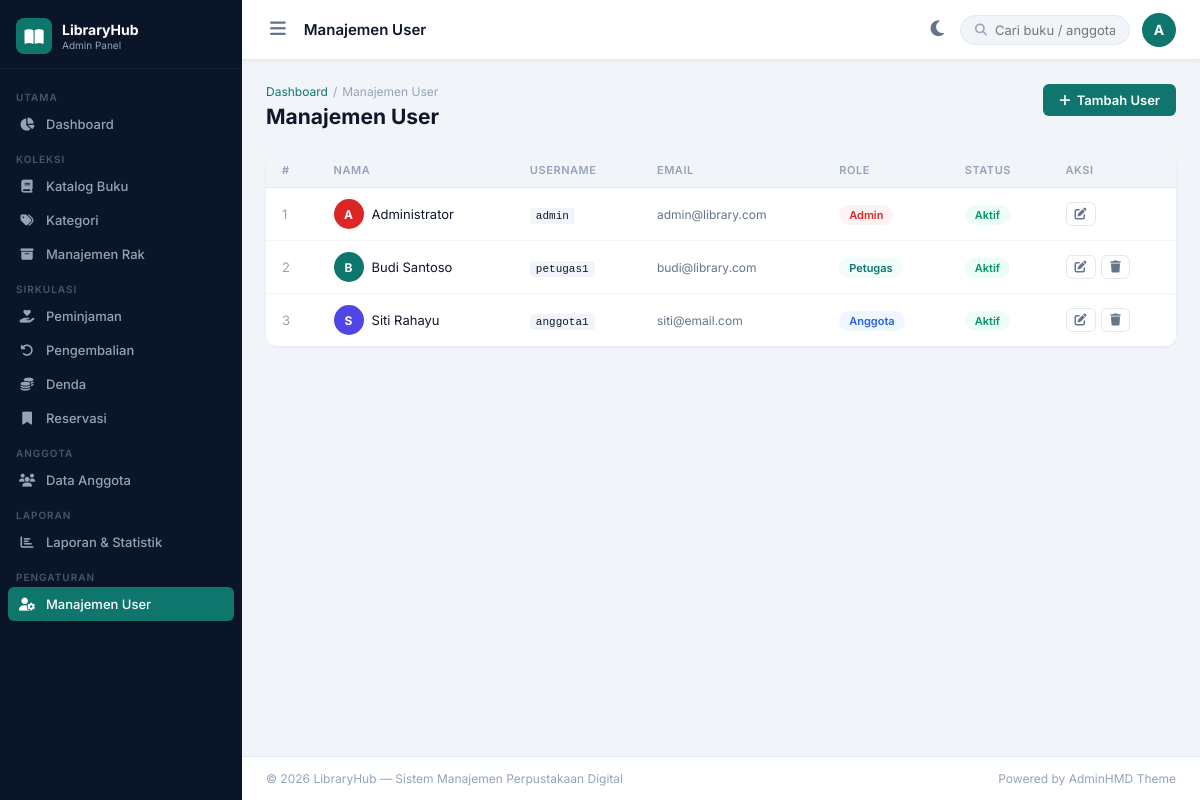
The page /pages/users.php (signed in) on the database its author committed.
### tables this page shows
CREATE TABLE users (
    id INT AUTO_INCREMENT PRIMARY KEY,
    nama VARCHAR(100) NOT NULL,
    username VARCHAR(50) NOT NULL UNIQUE,
    password VARCHAR(255) NOT NULL,
    email VARCHAR(100),
    no_hp VARCHAR(20),
    role ENUM('admin','petugas','anggota') DEFAULT 'anggota',
    foto VARCHAR(255),
    status ENUM('aktif','nonaktif') DEFAULT 'aktif',
    created_at TIMESTAMP DEFAULT CURRENT_TIMESTAMP
);

### includes/auth.php (called while the page is built, shortened)
<?php
function currentUser(): array {
    return ['id'=>$_SESSION['user_id']??null,'nama'=>$_SESSION['user_nama']??'','role'=>$_SESSION['user_role']??''];
}
function e(mixed $s): string { return htmlspecialchars((string)$s, ENT_QUOTES, 'UTF-8'); }

### pages/users.php (the view, shortened to what this page needs)
<?php
require_once __DIR__.'/../includes/header.php';
$db=getDB();
$rows=$db->query("SELECT * FROM users ORDER BY created_at DESC")->fetchAll();
?>
<div class="page-header">
  <div><div class="breadcrumb"><a href="../index.php">Dashboard</a><span class="sep">/</span> Manajemen User</div>
  <h1 class="page-title">Manajemen User</h1></div>
  <button class="btn btn-primary" onclick="openModal()"><i class="fas fa-plus"></i> Tambah User</button>
</div>
<div class="card">
  <div class="table-wrap">
    <table class="data-table">
      <thead><tr><th>#</th><th>Nama</th><th>Username</th><th>Email</th><th>Role</th><th>Status</th><th>Aksi</th></tr></thead>
      <tbody>
        <?php foreach($rows as $i=>$u): ?>
        <tr>
          <td style="color:var(--muted)"><?=$i+1?></td>
          <td><div class="avatar-cell"><div class="mini-avatar" style="background:<?=$u['role']==='admin'?'#dc2626':($u['role']==='petugas'?'#0f766e':'#4f46e5')?>"><?=strtoupper(substr($u['nama'],0,1))?></div><?=e($u['nama'])?></div></td>
          <td><code><?=e($u['username'])?></code></td>
          <td style="font-size:12px;color:var(--text2)"><?=e($u['email']??'-')?></td>
          <td><span class="chip <?=$u['role']==='admin'?'chip-red':($u['role']==='petugas'?'chip-teal':'chip-blue')?>"><?=ucfirst($u['role'])?></span></td>
          <td><span class="status-badge <?=$u['status']==='aktif'?'sb-ok':'sb-gray'?>"><?=ucfirst($u['status'])?></span></td>
          <td style="white-space:nowrap">
            <button class="icon-btn" onclick="editUser(<?=$u['id']?>,'<?=e(addslashes($u['nama']))?>','<?=e(addslashes($u['username']))?>','<?=e(addslashes($u['email']??''))?>','<?=$u['role']?>','<?=$u['status']?>')"><i class="fas fa-edit"></i></button>
            <?php if($u['id']!=currentUser()['id']): ?>
            <form method="POST" style="display:inline" onsubmit="return confirm('Hapus user ini?')"><button type="submit" class="icon-btn danger"><i class="fas fa-trash"></i></button></form>
            <?php endif; ?>
          </td>
        </tr>
        <?php endforeach; ?>
      </tbody>
    </table>
  </div>
</div>
<?php require_once __DIR__.'/../includes/footer.php'; ?>

### assets/css/style.css (style rules this page uses)
*, *::before, *::after { box-sizing: border-box; margin: 0; padding: 0; }
:root { --primary: #0f766e; --primary-light: #14b8a6; --primary-dark: #0d5c57; --sidebar-bg: #0a1628; --sidebar-hover: #112240; --sidebar-active: #0f766e; --sidebar-text: #94a3b8; --sidebar-dim: #475569; --bg: #f1f5f9; --card: #fff; --topbar: #fff; --text: #0f172a; --text2: #64748b; --muted: #94a3b8; --border: #e2e8f0; --shadow: 0 1px 3px rgba(0, 0, 0, 0.06); --shadow-md: 0 4px 12px rgba(0, 0, 0, 0.08); --sidebar-w: 242px; --topbar-h: 60px; --r: 10px; --r-sm: 6px; }
html { font-size: 14px; }
body { font-family: "Inter", sans-serif; background: var(--bg); color: var(--text); display: flex; min-height: 100vh; overflow-x: hidden; }
.page-header { display: flex; align-items: flex-start; justify-content: space-between; margin-bottom: 24px; gap: 12px; flex-wrap: wrap; }
.page-title { font-size: 21px; font-weight: 700; }
.breadcrumb { display: flex; align-items: center; gap: 5px; font-size: 12px; color: var(--muted); margin-bottom: 5px; }
.breadcrumb a { color: var(--primary); text-decoration: none; }
.breadcrumb .sep { color: var(--muted); }
.btn { display: inline-flex; align-items: center; gap: 6px; padding: 8px 16px; border-radius: var(--r-sm); font-size: 13px; font-weight: 600; cursor: pointer; border: none; transition: all 0.15s; text-decoration: none; font-family: inherit; }
.btn-primary { background: var(--primary); color: #fff; }
.card { background: var(--card); border-radius: var(--r); box-shadow: var(--shadow); overflow: hidden; margin-bottom: 20px; }
.table-wrap { overflow-x: auto; }
.data-table { width: 100%; border-collapse: collapse; font-size: 13px; }
.data-table th { text-align: left; font-weight: 600; font-size: 11px; text-transform: uppercase; letter-spacing: 0.05em; color: var(--muted); padding: 10px 16px; border-bottom: 1px solid var(--border); background: var(--bg); white-space: nowrap; }
.data-table td { padding: 11px 16px; border-bottom: 1px solid #f1f5f9; vertical-align: middle; }
.data-table tr:last-child td { border-bottom: none; }
.data-table code { background: var(--bg); padding: 2px 6px; border-radius: 4px; font-size: 11px; }
.chip { font-size: 11px; font-weight: 600; padding: 3px 10px; border-radius: 20px; }
.chip-blue { background: #eff6ff; color: #2563eb; }
.chip-red { background: #fef2f2; color: #dc2626; }
.chip-teal { background: #f0fdfa; color: var(--primary); }
.status-badge { font-size: 11px; font-weight: 600; padding: 3px 10px; border-radius: 20px; }
.sb-ok { background: #ecfdf5; color: #059669; }
.avatar-cell { display: flex; align-items: center; gap: 8px; }
.mini-avatar { width: 30px; height: 30px; border-radius: 50%; color: #fff; font-weight: 700; font-size: 12px; display: flex; align-items: center; justify-content: center; flex-shrink: 0; }
.icon-btn { background: none; border: 1px solid var(--border); border-radius: 6px; padding: 5px 8px; cursor: pointer; color: var(--text2); font-size: 12px; transition: all 0.15s; margin-right: 2px; text-decoration: none; display: inline-flex; align-items: center; }

### rows shown on the page
users: nama "A", nama "Administrator", username "admin", email "admin@library.com", role "Admin", status "Aktif"
users: nama "B", nama "Budi Santoso", username "petugas1", email "budi@library.com", role "Petugas", status "Aktif"
users: nama "S", nama "Siti Rahayu", username "anggota1", email "siti@email.com", role "Anggota", status "Aktif"

### other values the page prints
$user['role'] "Admin"
$pageTitle "Manajemen User"
substr($user['nama'],0,1) "A"
